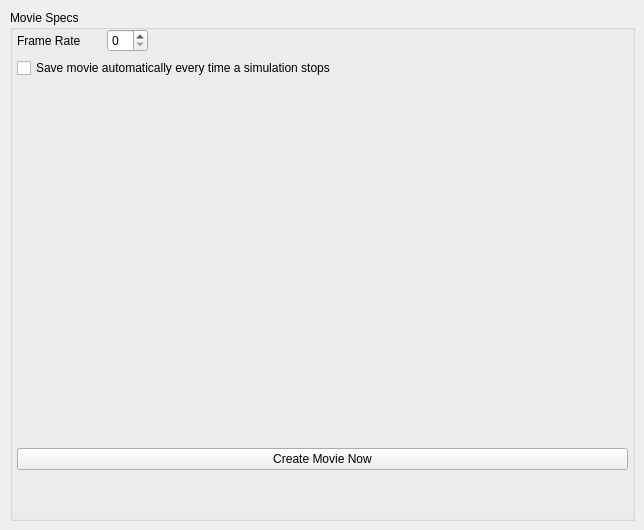
     <widget class="QWidget" name="tab_7">
      <attribute name="title">
       <string>Movie</string>
      </attribute>
      <widget class="QGroupBox" name="groupBox_18">
       <property name="geometry">
        <rect>
         <x>10</x>
         <y>10</y>
         <width>625</width>
         <height>511</height>
        </rect>
       </property>
       <property name="title">
        <string>Movie Specs</string>
       </property>
       <widget class="QWidget" name="verticalLayoutWidget">
        <property name="geometry">
         <rect>
          <x>7</x>
          <y>19</y>
          <width>611</width>
          <height>481</height>
         </rect>
        </property>
        <layout class="QVBoxLayout" name="verticalLayout_19">
         <item>
          <layout class="QHBoxLayout" name="horizontalLayout_36">
           <item>
            <widget class="QLabel" name="label_26">
             <property name="text">
              <string>Frame Rate</string>
             </property>
            </widget>
           </item>
           <item>
            <spacer name="horizontalSpacer_29">
             <property name="orientation">
              <enum>Qt::Horizontal</enum>
             </property>
             <property name="sizeType">
              <enum>QSizePolicy::Fixed</enum>
             </property>
             <property name="sizeHint" stdset="0">
              <size>
               <width>20</width>
               <height>20</height>
              </size>
             </property>
            </spacer>
           </item>
           <item>
            <widget class="QSpinBox" name="frameRateSpinBox"/>
           </item>
           <item>
            <spacer name="horizontalSpacer_30">
             <property name="orientation">
              <enum>Qt::Horizontal</enum>
             </property>
             <property name="sizeHint" stdset="0">
              <size>
               <width>40</width>
               <height>20</height>
              </size>
             </property>
            </spacer>
           </item>
          </layout>
         </item>
         <item>
          <widget class="QCheckBox" name="automaticMovieCheckBox">
           <property name="text">
            <string>Save movie automatically every time a simulation stops</string>
           </property>
          </widget>
         </item>
         <item>
          <spacer name="verticalSpacer_5">
           <property name="orientation">
            <enum>Qt::Vertical</enum>
           </property>
           <property name="sizeHint" stdset="0">
            <size>
             <width>20</width>
             <height>40</height>
            </size>
           </property>
          </spacer>
         </item>
         <item>
          <widget class="QPushButton" name="createMovieButton">
           <property name="text">
            <string>Create Movie Now</string>
           </property>
          </widget>
         </item>
         <item>
          <spacer name="verticalSpacer_6">
           <property name="orientation">
            <enum>Qt::Vertical</enum>
           </property>
           <property name="sizeType">
            <enum>QSizePolicy::Preferred</enum>
           </property>
           <property name="sizeHint" stdset="0">
            <size>
             <width>20</width>
             <height>40</height>
            </size>
           </property>
          </spacer>
         </item>
        </layout>
       </widget>
      </widget>
     </widget>
